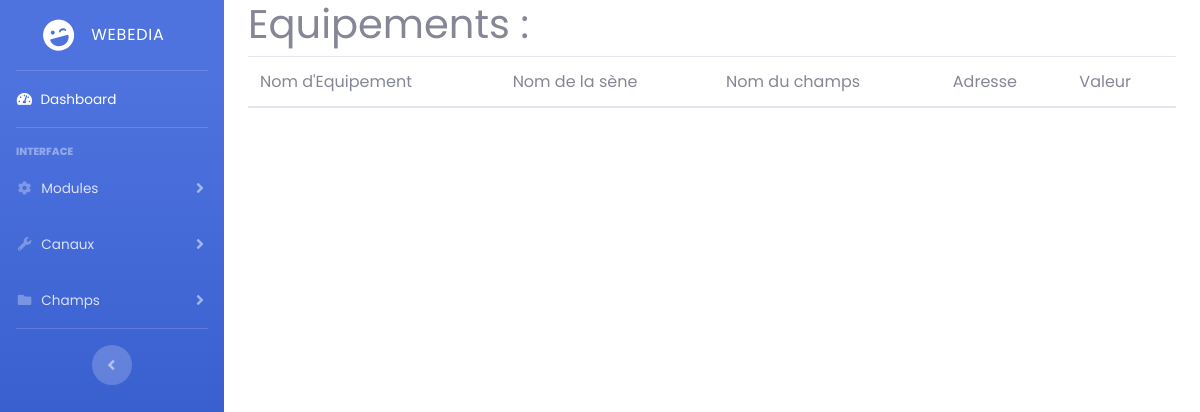
The app's page /module/index.php, older data.
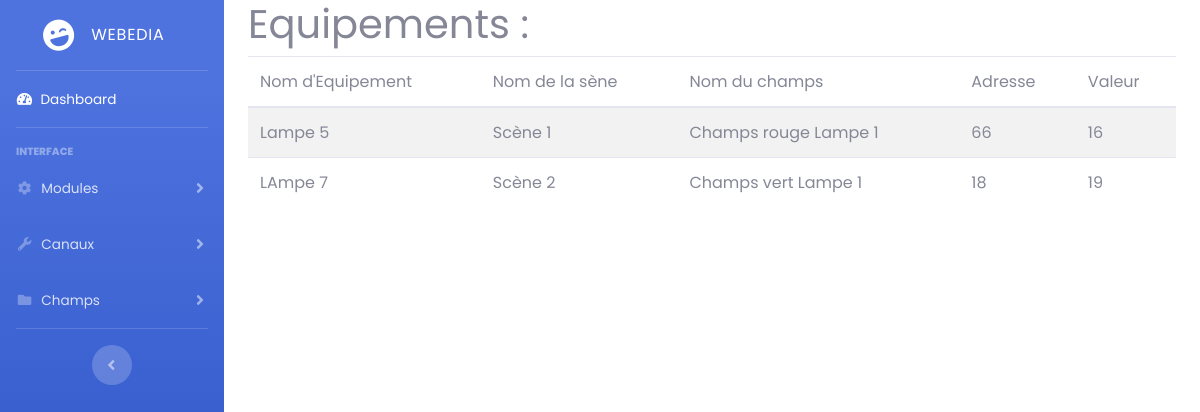
The same page, newer data.
### tables this page shows
CREATE TABLE `champs` (
  `id` int(11) NOT NULL,
  `nomChamps` text NOT NULL,
  `adress` int(11) NOT NULL,
  `idCanaux` int(11) NOT NULL
);

CREATE TABLE `module` (
  `id` int(11) NOT NULL,
  `nomEquipement` text NOT NULL,
  `adress` int(11) NOT NULL
);

CREATE TABLE `scene` (
  `id` int(11) NOT NULL,
  `nom` text NOT NULL
);

CREATE TABLE `canaux` (
  `id` int(11) NOT NULL,
  `valeur` int(255) NOT NULL,
  `idmodule` int(11) NOT NULL,
  `idscene` int(11) NOT NULL
);

### module/index.php (the view, shortened to what this page needs)
<html>
  <head>
    <link rel="stylesheet" href="style.css">
    <link href="vendor/fontawesome-free/css/all.min.css" rel="stylesheet" type="text/css">
    <link href="css/sb-admin-2.min.css" rel="stylesheet">
  </head>
  <body >
    <div id="wrapper">
        <ul class="navbar-nav bg-gradient-primary sidebar sidebar-dark accordion" id="accordionSidebar">
            <a class="sidebar-brand d-flex align-items-center justify-content-center" href="index.php">
                <div class="sidebar-brand-icon rotate-n-15">
                    <i class="fas fa-laugh-wink"></i>
                </div>
                <div class="sidebar-brand-text mx-3">Webedia</div>
            </a>
            <hr class="sidebar-divider my-0">
            <li class="nav-item active">
                <a class="nav-link" href="index.php">
                    <i class="fas fa-fw fa-tachometer-alt"></i>
                    <span>Dashboard</span></a>
            </li>
            <hr class="sidebar-divider">
            <div class="sidebar-heading">
                Interface
            </div>
            <li class="nav-item">
                <a class="nav-link collapsed" href="#" data-toggle="collapse" data-target="#collapseTwo"
                    aria-expanded="true" aria-controls="collapseTwo">
                    <i class="fas fa-fw fa-cog"></i>
                    <span>Modules</span>
                </a>
            </li>
            <li class="nav-item">
                <a class="nav-link collapsed" href="#" data-toggle="collapse" data-target="#collapseUtilities"
                    aria-expanded="true" aria-controls="collapseUtilities">
                    <i class="fas fa-fw fa-wrench"></i>
                    <span>Canaux</span>
                </a>
            </li>
            <li class="nav-item">
                <a class="nav-link collapsed" href="#" data-toggle="collapse" data-target="#collapsePages"
                    aria-expanded="true" aria-controls="collapsePages">
                    <i class="fas fa-fw fa-folder"></i>
                    <span>Champs</span>
                </a>
            </li>
            <hr class="sidebar-divider d-none d-md-block">
            <div class="text-center d-none d-md-inline">
                <button class="rounded-circle border-0" id="sidebarToggle"></button>
            </div>
        </ul>
    <?php
    $reqAffichageTotal ="SELECT module.nomEquipement AS nomEquipement, scene.nom AS nom, champs.nomChamps AS nomChamps, champs.adress AS adress, canaux.valeur  FROM  champs, canaux, module, scene WHERE champs.idCanaux = canaux.id AND canaux.idmodule = module.id AND canaux.idscene = scene.id";
    $resultatSelectTotal = $GLOBALS['bdd'] -> query($reqAffichageTotal);
    if(!isset($_POST['CreationModule']) && !isset($_POST['CreationCanaux']) && !isset($_POST['CreationChamps']) && !isset($_POST['AffichageModule']) && !isset($_POST['AffichageCanaux']) && !isset($_POST['AffichageChamps']) && !isset($_POST['ModifierModule']) && !isset($_POST['ModifierCanaux']) && !isset($_POST['ModifierChamps']) && !isset($_POST['SupprimerModule']) && !isset($_POST['SupprimerCanaux']) && !isset($_POST['SupprimerChamps']))
    {?>
        <div class="container">
      <h1>Equipements : </h1>
      <table class="table table-striped">
        <thead>
          <tr>
            <th>Nom d'Equipement</th>
            <th>Nom de la sène</th>
            <th>Nom du champs</th>
            <th>Adresse</th>
            <th>Valeur</th>
          </tr>
        </thead>
        <tbody>
            <?php
            while($AffichageTotal = $resultatSelectTotal->fetch())
            {
                ?>
                <tr>
                <?php
                    echo '<td>';echo ''.$AffichageTotal["nomEquipement"].'</td>';
                    echo '<td>';echo ''.$AffichageTotal["nom"].'</td>';
                    echo '<td>';echo ''.$AffichageTotal["nomChamps"].'</td>';
                    echo '<td>';echo ''.$AffichageTotal["adress"].'</td>';
                    echo '<td>';echo ''.$AffichageTotal["valeur"].'</td>';
                ?>
                </tr>
                <?php
            }
            ?>
        </tbody>
      </table>
    </div>
    <?php
    }
        ?>
    </div>
</body>
</html>

### module/style.css (style rules this page uses)
*, body { font-family: 'Poppins', sans-serif; font-weight: 400; -webkit-font-smoothing: antialiased; text-rendering: optimizeLegibility; -moz-osx-font-smoothing: grayscale; }
html, body { height: 100%; background-color: #152733; overflow: hidden; }

Row changes from the older to the newer data that the page shows:
added champs: module.nomEquipement "Lampe 5", scene.nom "Scène 1", nomChamps "Champs rouge Lampe 1", adress "66", idCanaux.valeur "16"
added champs: module.nomEquipement "LAmpe 7", scene.nom "Scène 2", nomChamps "Champs vert Lampe 1", adress "18", idCanaux.valeur "19"
